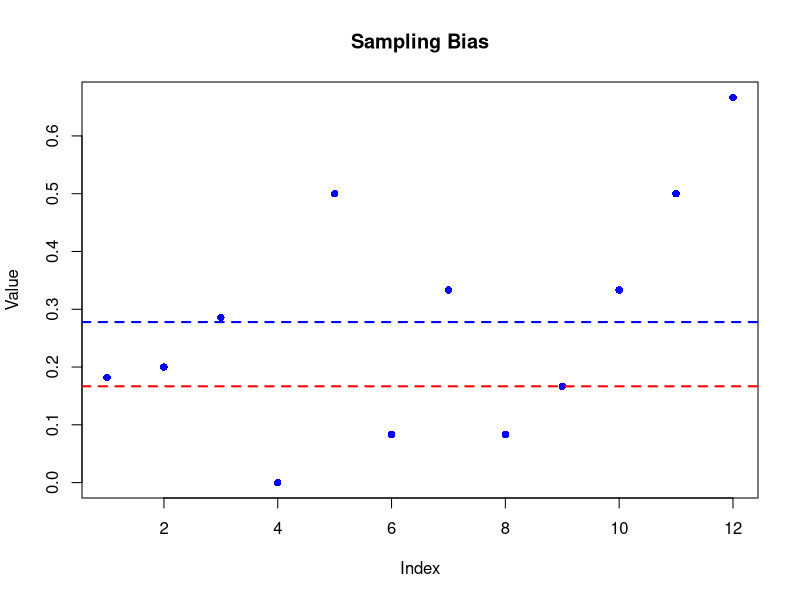

This figure's R source:

##Here we'll look at sampling error. 

#Data you collected in class by throwing a die 12 times. How often did you get a 6? 
Data <- c(2/11, 2/10, 2/7, 0/12, 2/4, 1/12, 2/6, 1/12, 2/12, 2/6, 2/4, 2/3) 

# Plotting the values
plot(Data, type = "p", col = "blue", pch = 16, 
     xlab = "Index", ylab = "Value", 
     main = "Sampling Bias")
# Calculate the mean of the data
mean_value <- mean(Data)
expected_value = 1/6
# Add a horizontal line at the mean value
abline(h = expected_value, col = "red", lty = 2, lwd = 2)

abline(h = mean_value, col = "blue", lty = 2, lwd = 2)



